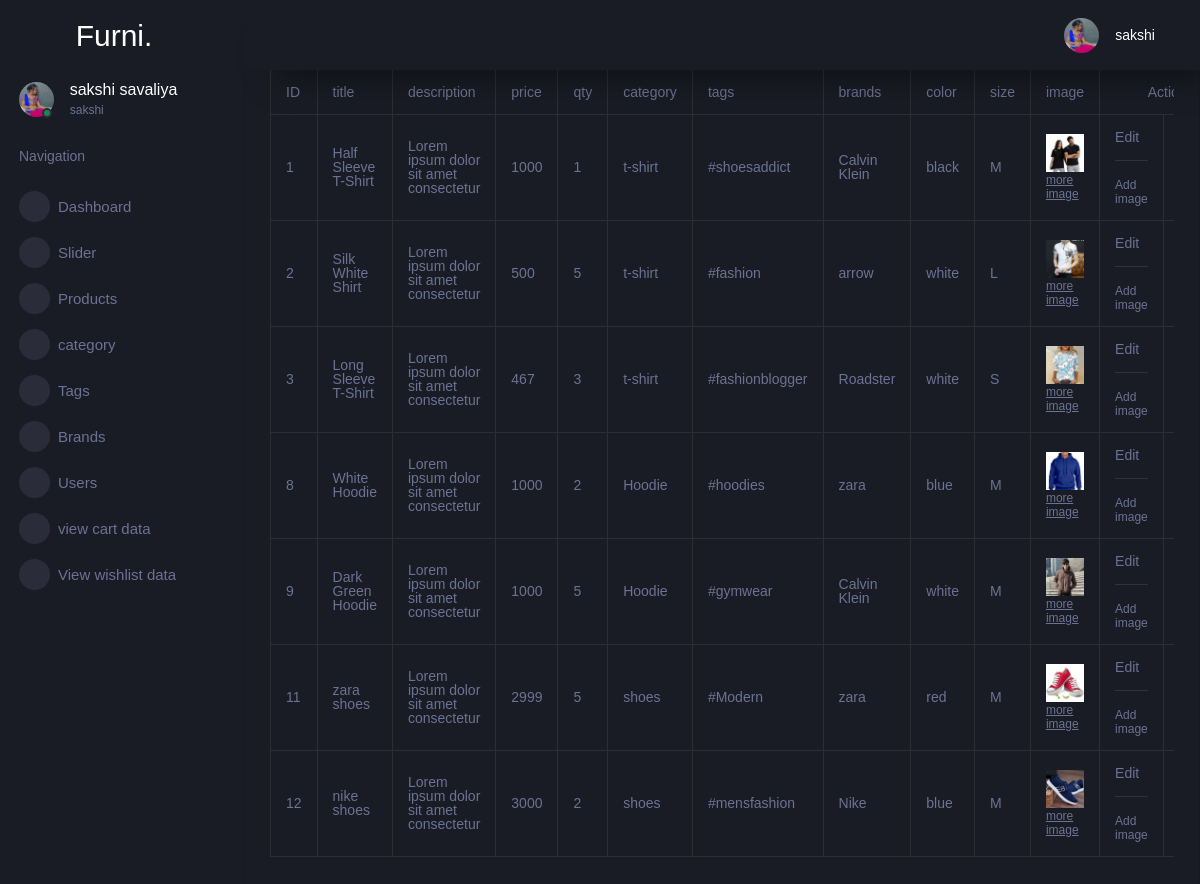
Page /Myadmin/ViewProduct (signed in) on the committed database.
### ultras_adminapp/models.py (models this page shows)
class User(models.Model):
     Full_name = models.CharField(max_length=100 ,default="")
     name = models.CharField(max_length=100)
     email = models.CharField(max_length=100)
     password = models.CharField(max_length=100)
     image = models.FileField(upload_to="media/",default="")

class Product(models.Model):
     title = models.CharField(max_length=100)
     description = models.CharField(max_length=1000)
     category = models.ForeignKey(category,on_delete=models.CASCADE)
     tags = models.ForeignKey(Tags,on_delete=models.CASCADE)
     brands = models.ForeignKey(Brands,on_delete=models.CASCADE)
     price = models.IntegerField()
     qty = models.IntegerField()
     color = models.CharField(max_length=100)
     size = models.CharField(max_length=100)
     Product_image = models.FileField(upload_to="media/" ,default="")

class category(models.Model):
    category = models.CharField(max_length=100)
    category_image = models.FileField(upload_to='media/')
    def __str__(self):
        return self.category

class Tags(models.Model):
     tags = models.CharField(max_length=100)
     def __str__(self):
        return self.tags

class Brands(models.Model):
     brands = models.CharField(max_length=100)
     def __str__(self):
        return self.brands

### ultras_adminapp/views.py (the view)
# urls.py: path('Myadmin/ViewProduct',View_product),
def View_product(request):
     FullName = User.objects.filter(id=request.session['admin_id']).get()
     productdata = Product.objects.all()
     return render(request,'View_product.html',{'FullName':FullName,'productdata':productdata})

### ultras_adminapp/templates/View_product.html (shortened to what this page needs)
{% load static %}
<!DOCTYPE html>
<html lang="en">
  <head>
    <link rel="stylesheet" href="{% static 'assets/vendors/mdi/css/materialdesignicons.min.css' %}">
    <link rel="stylesheet" href="{% static 'assets/vendors/css/vendor.bundle.base.css' %}">
    <link rel="stylesheet" href="{% static 'assets/vendors/jvectormap/jquery-jvectormap.css' %}">
    <link rel="stylesheet" href="{% static 'assets/vendors/flag-icon-css/css/flag-icon.min.css' %}">
    <link rel="stylesheet" href="{% static 'assets/vendors/owl-carousel-2/owl.carousel.min.css' %}">
    <link rel="stylesheet" href="{% static 'assets/vendors/owl-carousel-2/owl.theme.default.min.css' %}">
    <link rel="stylesheet" href="{% static 'assets/css/style.css' %}">
  </head>
  <body>
    <div class="container-scroller">
      <nav class="sidebar sidebar-offcanvas" id="sidebar">
          <div class="sidebar-brand-wrapper d-none d-lg-flex align-items-center justify-content-center fixed-top">
            <a class="navbar-brand" href="">Furni<span>.</span></a>
          </div>
          <ul class="nav">
            <li class="nav-item profile">
              <div class="profile-desc">
               <div class="profile-pic">
                 <div class="count-indicator">
                   <img class="img-xs rounded-circle " src="/media/{{FullName.image}}" alt="">
                   <span class="count bg-success"></span>
                 </div>
                 <div class="profile-name">
                  <h5 class="mb-0 font-weight-normal">{{FullName.Full_name}}</h5>
                  <span>{{FullName.name }}</span>
                 </div>
                </div>
              </div>
            </li>
            {% include 'sidebar.html' %}
          </ul>
        </nav>
      <div class="container-fluid page-body-wrapper">
        <nav class="navbar p-0 fixed-top d-flex flex-row">
          <div class="navbar-menu-wrapper flex-grow d-flex align-items-stretch">
            <button class="navbar-toggler navbar-toggler align-self-center" type="button" data-toggle="minimize">
              <span class="mdi mdi-menu"></span>
            </button>
            <ul class="navbar-nav navbar-nav-right">
               <li class="nav-item dropdown">
                <a class="nav-link" id="profileDropdown" href="#" data-bs-toggle="dropdown">
                  <div class="navbar-profile">
                    <img class="img-xs rounded-circle" src="/media/{{FullName.image}}" alt="">
                    <p class="mb-0 d-none d-sm-block navbar-profile-name">{{FullName.name}}</p>
                    <i class="mdi mdi-menu-down d-none d-sm-block"></i>
                  </div>
                </a>
              </li>
            </ul>
          </div>
        </nav>
        <div class="col-lg-12 grid-margin stretch-card">
          <div class="card">
            <div class="card-body">
              <h4 class="card-title">Bordered table</h4>
              <div class="table-responsive">
                <table class="table table-bordered">
                  <thead>
                    <tr>
                      <th> ID </th>
                      <th> title</th>
                      <th> description </th>
                      <th> price </th>
                      <th>qty</th>
                      <th>category</th>
                      <th>tags</th>
                      <th>brands</th>
                      <th>color </th>
                      <th>size</th>
                      <th>image</th>
                      <th colspan="2" style="text-align: center;"> Action </th>
                    </tr>
                  </thead>
                  <tbody>
                    {% for row in productdata %}
                    <tr>
                         <td>{{row.id}}</td>
                         <td>{{row.title}}</td>
                         <td>{{row.description}}</td>
                         <td>{{row.price}}</td>
                         <td>{{row.qty}}</td>
                         <td>{{row.category}}</td>
                         <td>{{row.tags}}</td>
                         <td>{{row.brands}}</td>
                         <td>{{row.color}}</td>
                         <td>{{row.size}}</td>
                         <td>
                              <img src="/media/{{row.Product_image}}" alt="" width="100%">
                              <a href="/Myadmin/ViewMulProImage/" style="color: #6C7293; font-size: 12px;">more image</a>
                         </td>
                         <td >
                          <a href="/Myadmin/editProduct/{{row.id}}" style="color: #6C7293;  text-decoration: none;">Edit</a> <hr style="width: 100%;">
                          <a href="/Myadmin/AddMulProImage/{{row.id}}" style="color: #6C7293; font-size: 12px; text-decoration: none;  ">Add image</a>
                         </td>
                         <td>
                         </td>
                        </tr>
                    {% endfor%}
                  </tbody>
                </table>
              </div>
            </div>
          </div>
        </div>
    </div>
  </body>
</html>

### ultras_adminapp/templates/View_product.html (style rules this page uses)
.navbar-brand { color: white; font-size: 30px; justify-content: start; }
td { white-space: initial !important; }
td:first-child { max-width: 50px; width: 50px; }
td:nth-child(2) { max-width: 150px; width: 100px; }
.table td img { max-width: 300px; width: 100%; height: auto; object-fit: contain; border-radius: 0; }

### rows in the picture
User: image (picture), Full_name "sakshi savaliya", name "sakshi"
Product: id "1", title "Half Sleeve T-Shirt", description "Lorem ipsum dolor sit amet consectetur", price "1000", qty "1", category "t-shirt", tags "#shoesaddict", brands "Calvin Klein", color "black", size "M", Product_image (picture)
Product: id "2", title "Silk White Shirt", description "Lorem ipsum dolor sit amet consectetur", price "500", qty "5", category "t-shirt", tags "#fashion", brands "arrow", color "white", size "L", Product_image (picture)
Product: id "3", title "Long Sleeve T-Shirt", description "Lorem ipsum dolor sit amet consectetur", price "467", qty "3", category "t-shirt", tags "#fashionblogger", brands "Roadster", color "white", size "S", Product_image (picture)
Product: id "8", title "White Hoodie", description "Lorem ipsum dolor sit amet consectetur", price "1000", qty "2", category "Hoodie", tags "#hoodies", brands "zara", color "blue", size "M", Product_image (picture)
Product: id "9", title "Dark Green Hoodie", description "Lorem ipsum dolor sit amet consectetur", price "1000", qty "5", category "Hoodie", tags "#gymwear", brands "Calvin Klein", color "white", size "M", Product_image (picture)
Product: id "11", title "zara shoes", description "Lorem ipsum dolor sit amet consectetur", price "2999", qty "5", category "shoes", tags "#Modern", brands "zara", color "red", size "M", Product_image (picture)
Product: id "12", title "nike shoes", description "Lorem ipsum dolor sit amet consectetur", price "3000", qty "2", category "shoes", tags "#mensfashion", brands "Nike", color "blue", size "M", Product_image (picture)
